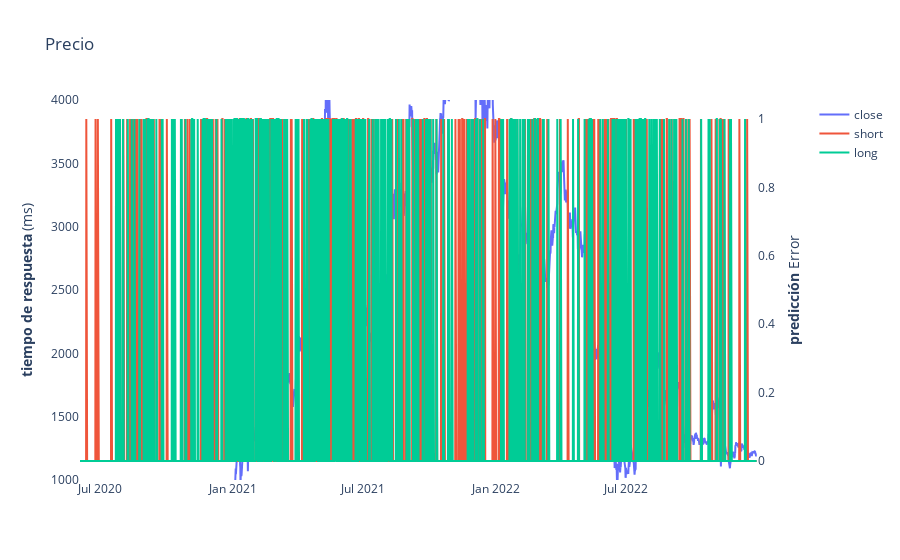

Source (notebook cell):
### Code cell
import plotly.graph_objects as go 
from plotly.subplots import make_subplots 
 

 
 
# Create figure with secondary y-axis 
fig = make_subplots(specs=[[{"secondary_y": True}]]) 
 
 
# Add traces 
fig.add_trace( 
    go.Scatter(x=df_plot.index, y=df_plot["close"], name="close"), 
    secondary_y=False, 
) 
 
fig.add_trace( 
    go.Scatter(x=df_plot.index, y=df_plot["short"],  name="short"), 
    secondary_y=True, 
) 

fig.add_trace( 
    go.Scatter(x=df_plot.index, y=df_plot["long"],  name="long"), 
    secondary_y=True, 
) 
 
 

 
# Add figure title 
fig.update_layout( 
    title_text="Precio" 
) 
 
# Set x-axis title 
fig.update_xaxes(title_text="") 
 
# Set y-axes titles 
fig.update_yaxes(title_text="<b>tiempo de respuesta</b> (ms)", range=[1000,4000], secondary_y=False) 
fig.update_yaxes(title_text="<b>predicción</b> Error", secondary_y=True) 
fig.update_layout(plot_bgcolor = "white") 
 
 
fig.show()

### Figure 1 — Plotly figure (JSON) as saved in the notebook; plotly's stock layout.template omitted (floating-point values rounded to 4 significant figures; data arrays with more than 128 entries replaced by an {"elided": "..."} marker saying what was removed)
{"data": [{"name": "close", "type": "scatter", "x": {"elided": "3220 str values"}, "xaxis": "x", "y": {"elided": "3220 float values"}, "yaxis": "y"}, {"name": "short", "type": "scatter", "x": {"elided": "3220 str values"}, "xaxis": "x", "y": {"elided": "3220 int values"}, "yaxis": "y2"}, {"name": "long", "type": "scatter", "x": {"elided": "3220 str values"}, "xaxis": "x", "y": {"elided": "3220 int values"}, "yaxis": "y2"}], "layout": {"plot_bgcolor": "white", "title": {"text": "Precio"}, "xaxis": {"anchor": "y", "domain": [0, 0.94], "title": {"text": ""}}, "yaxis": {"anchor": "x", "domain": [0, 1], "range": [1000, 4000], "title": {"text": "<b>tiempo de respuesta</b> (ms)"}}, "yaxis2": {"anchor": "x", "overlaying": "y", "side": "right", "title": {"text": "<b>predicción</b> Error"}}}}
